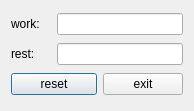
<?xml version="1.0" encoding="UTF-8"?>
<ui version="4.0">
 <class>Dialog</class>
 <widget class="QDialog" name="Dialog">
  <property name="geometry">
   <rect>
    <x>0</x>
    <y>0</y>
    <width>194</width>
    <height>111</height>
   </rect>
  </property>
  <property name="windowTitle">
   <string>timer</string>
  </property>
  <layout class="QGridLayout" name="gridLayout">
   <item row="0" column="0">
    <widget class="QLabel" name="label">
     <property name="text">
      <string>work: </string>
     </property>
     <property name="buddy">
      <cstring>workEdit</cstring>
     </property>
    </widget>
   </item>
   <item row="0" column="1" colspan="2">
    <widget class="QLineEdit" name="workEdit"/>
   </item>
   <item row="1" column="0">
    <widget class="QLabel" name="label_2">
     <property name="text">
      <string>rest:</string>
     </property>
     <property name="buddy">
      <cstring>restEdit</cstring>
     </property>
    </widget>
   </item>
   <item row="1" column="1" colspan="2">
    <widget class="QLineEdit" name="restEdit"/>
   </item>
   <item row="2" column="0" colspan="2">
    <widget class="QPushButton" name="resetButton">
     <property name="text">
      <string>reset</string>
     </property>
    </widget>
   </item>
   <item row="2" column="2">
    <widget class="QPushButton" name="exitButton">
     <property name="text">
      <string>exit</string>
     </property>
    </widget>
   </item>
  </layout>
 </widget>
 <resources/>
 <connections/>
</ui>
